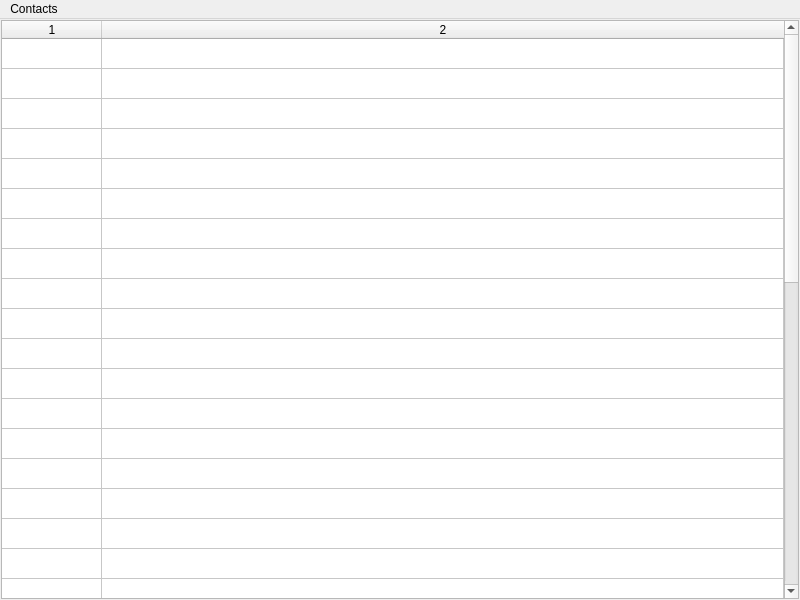
<?xml version="1.0" encoding="UTF-8"?>
<ui version="4.0">
 <class>MainWindow</class>
 <widget class="QMainWindow" name="MainWindow">
  <property name="geometry">
   <rect>
    <x>0</x>
    <y>0</y>
    <width>800</width>
    <height>600</height>
   </rect>
  </property>
  <property name="windowTitle">
   <string>Aliases</string>
  </property>
  <property name="windowIcon">
   <iconset>
    <normalon>:/assets/images/icon.svg</normalon>
   </iconset>
  </property>
  <widget class="QWidget" name="centralwidget">
   <layout class="QGridLayout" name="gridLayout">
    <property name="leftMargin">
     <number>1</number>
    </property>
    <property name="topMargin">
     <number>1</number>
    </property>
    <property name="rightMargin">
     <number>1</number>
    </property>
    <property name="bottomMargin">
     <number>1</number>
    </property>
    <item row="0" column="0">
     <widget class="QTableWidget" name="aliasTable">
      <property name="sizePolicy">
       <sizepolicy hsizetype="Minimum" vsizetype="Minimum">
        <horstretch>0</horstretch>
        <verstretch>0</verstretch>
       </sizepolicy>
      </property>
      <property name="minimumSize">
       <size>
        <width>400</width>
        <height>200</height>
       </size>
      </property>
      <property name="contextMenuPolicy">
       <enum>Qt::PreventContextMenu</enum>
      </property>
      <property name="showGrid">
       <bool>true</bool>
      </property>
      <property name="gridStyle">
       <enum>Qt::SolidLine</enum>
      </property>
      <property name="rowCount">
       <number>40</number>
      </property>
      <property name="columnCount">
       <number>2</number>
      </property>
      <attribute name="horizontalHeaderCascadingSectionResizes">
       <bool>false</bool>
      </attribute>
      <attribute name="horizontalHeaderShowSortIndicator" stdset="0">
       <bool>true</bool>
      </attribute>
      <attribute name="horizontalHeaderStretchLastSection">
       <bool>true</bool>
      </attribute>
      <attribute name="verticalHeaderVisible">
       <bool>false</bool>
      </attribute>
      <attribute name="verticalHeaderCascadingSectionResizes">
       <bool>false</bool>
      </attribute>
      <row/>
      <row/>
      <row/>
      <row/>
      <row/>
      <row/>
      <row/>
      <row/>
      <row/>
      <row/>
      <row/>
      <row/>
      <row/>
      <row/>
      <row/>
      <row/>
      <row/>
      <row/>
      <row/>
      <row/>
      <row/>
      <row/>
      <row/>
      <row/>
      <row/>
      <row/>
      <row/>
      <row/>
      <row/>
      <row/>
      <row/>
      <row/>
      <row/>
      <row/>
      <row/>
      <row/>
      <row/>
      <row/>
      <row/>
      <row/>
      <column/>
      <column/>
     </widget>
    </item>
   </layout>
  </widget>
  <widget class="QMenuBar" name="menubar">
   <property name="geometry">
    <rect>
     <x>0</x>
     <y>0</y>
     <width>800</width>
     <height>22</height>
    </rect>
   </property>
   <widget class="QMenu" name="menuContacts">
    <property name="title">
     <string>Contacts</string>
    </property>
    <addaction name="actionAdd_Contact"/>
    <addaction name="actionRemove_Alias"/>
    <addaction name="separator"/>
    <addaction name="actionClose"/>
   </widget>
   <addaction name="menuContacts"/>
  </widget>
  <action name="actionAdd_Contact">
   <property name="text">
    <string>Add Alias</string>
   </property>
  </action>
  <action name="actionClose">
   <property name="text">
    <string>Close</string>
   </property>
  </action>
  <action name="actionRemove_Alias">
   <property name="text">
    <string>Remove Alias</string>
   </property>
  </action>
 </widget>
 <resources>
  <include location="assets/assets.qrc"/>
 </resources>
 <connections/>
</ui>
